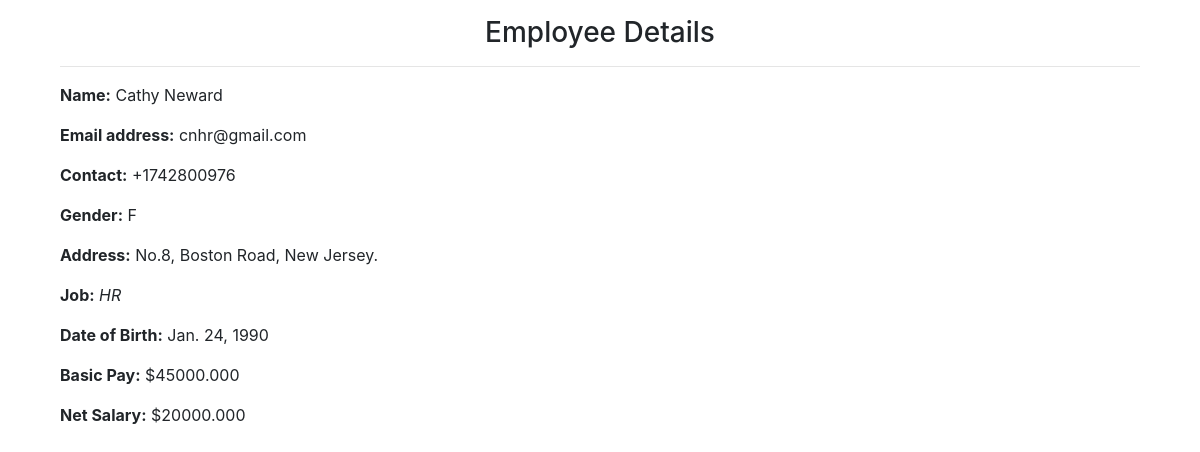
Page /emp_detail/cnhr@gmail.com on the committed database.
### employees/models.py (models this page shows, shortened)
class Employee(models.Model):
    GENDER_CHOICES = [
        ('M', 'Male'),
        ('F', 'Female'),
    ]
    first_name = models.CharField(max_length=30)
    last_name = models.CharField(max_length=30)
    email_id = models.EmailField(max_length=255)
    phone_num = models.CharField(max_length=12)
    gender = models.CharField(choices=GENDER_CHOICES,max_length=1)
    address = models.TextField()
    job = models.ManyToManyField('AvailableJob',blank=True)
    dob = models.DateField()
    basic_pay = models.DecimalField(max_digits=20,decimal_places=3)
    net_salary = models.DecimalField(max_digits=20,decimal_places=3)

class AvailableJob(models.Model):
    job_name = models.CharField(max_length=50)

### employees/views.py (the view)
# urls.py: path('emp_detail/<str:email>',views.employee_detail,name='employee_detail'),
def employee_detail(request,email):
    try:
        employee = Employee.objects.get(email_id=email)
    except Employee.DoesNotExist:
        raise Http404('Employee not found!')
    return render(request, 'emp_detail.html',{'employee':employee})

### employees/templates/emp_detail.html
{% extends 'base.html' %}
{% block content %}
<div class="container">
  <div class="row">
    <div class="col-lg-12">
      <h3 class="text-center"> Employee Details </h3>
      <hr>
      <p> <b>Name:</b> {{employee.first_name}} {{employee.last_name}} </p>
      <p> <b>Email address:</b> {{employee.email_id}} </p>
      <p><b> Contact:</b> {{employee.phone_num}} </p>
      <p> <b>Gender:</b> {{employee.gender}} </p>
      <p> <b>Address:</b> {{employee.address}} </p>
      <p> <b>Job:</b>
        {% for job in employee.job.all %}
          <em> {{job.job_name}} </em>
        {% endfor %}
       </p>
      <p> <b>Date of Birth:</b> {{employee.dob}} </p>
      <p> <b>Basic Pay:</b> ${{employee.basic_pay}} </p>
      <p> <b>Net Salary:</b> ${{employee.net_salary}} </p>
    </div>
  </div>
</div>
{% endblock %}

### rows in the picture
Employee: first_name "Cathy", last_name "Neward", email_id "cnhr@gmail.com", phone_num "+1742800976", gender "F", address "No.8, Boston Road, New Jersey.", dob "Jan. 24, 1990", basic_pay "45000.000", net_salary "20000.000"
AvailableJob: job_name "HR"
